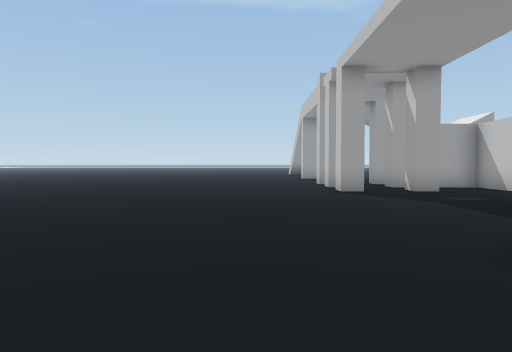
[1] (above)

24 first-person views from a walk through a 3-D level made in the Unity game engine. The camera is 1.5 m above the floor, tilts 2° down and sees 70° across. The floor is counted in squares, 2 m on a side. Each view is taken from the middle of a square. On the plan, view 1 faces up. The plan holds only what a view shows up to about 11 squares ahead; the rest is blank. The place goes on beyond the plan.

[2]
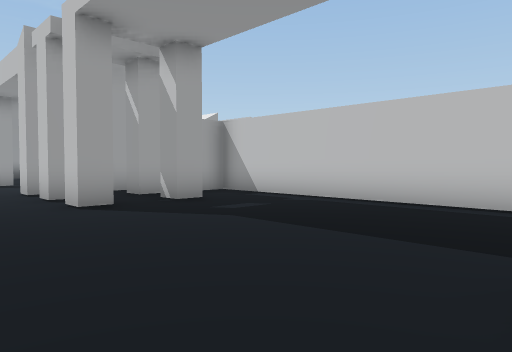

[3]
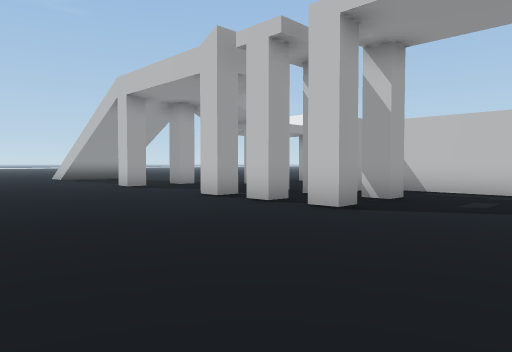

[4]
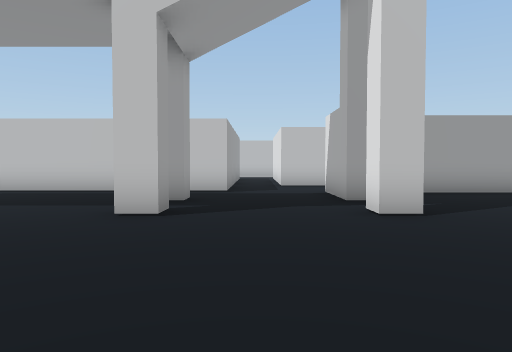

[5]
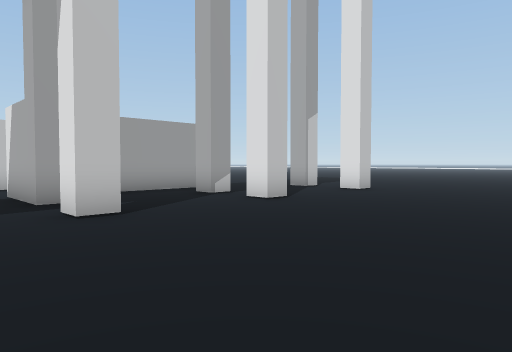

[6]
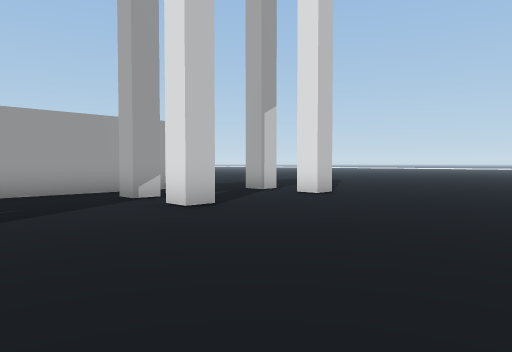

[7]
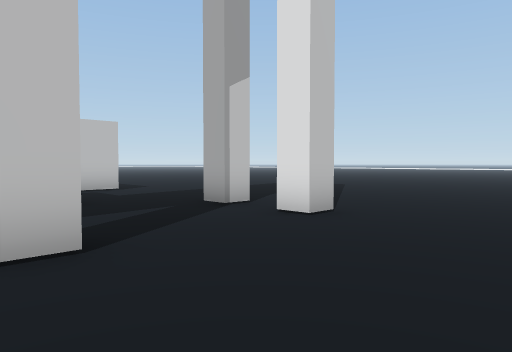

[8]
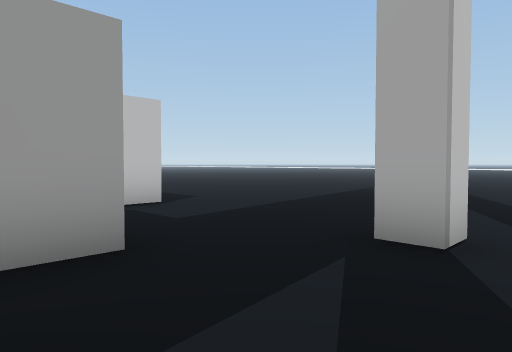

[9]
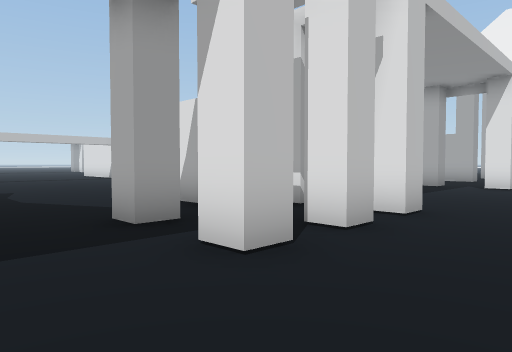

[10]
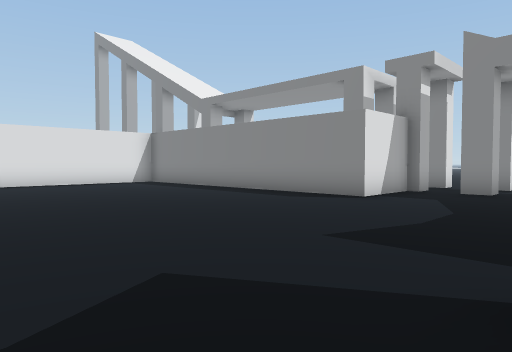

[11]
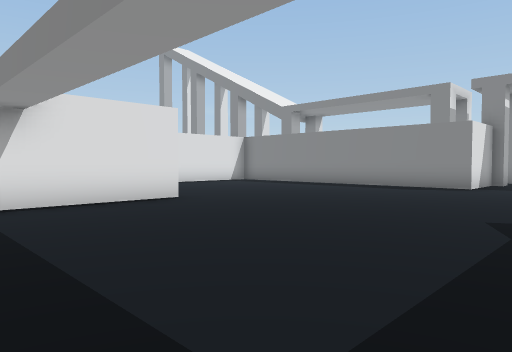

[12]
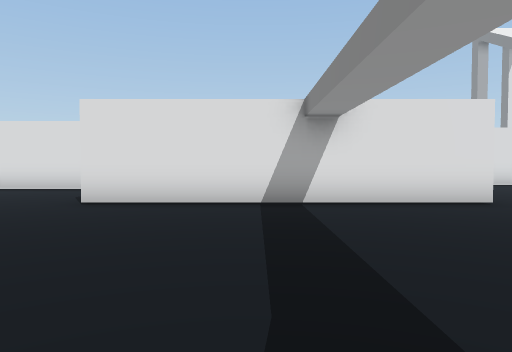

[13]
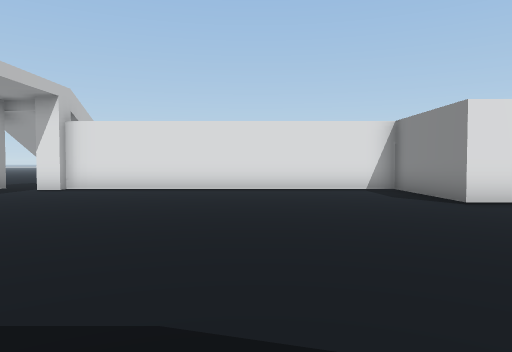

[14]
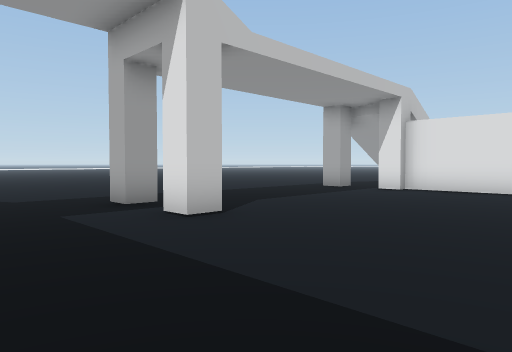

[15]
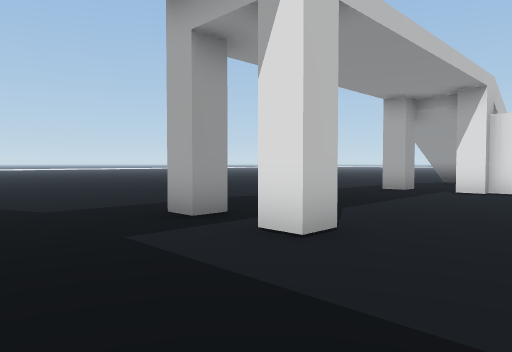

[16]
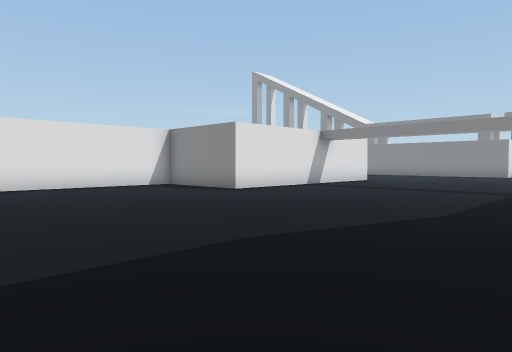

[17]
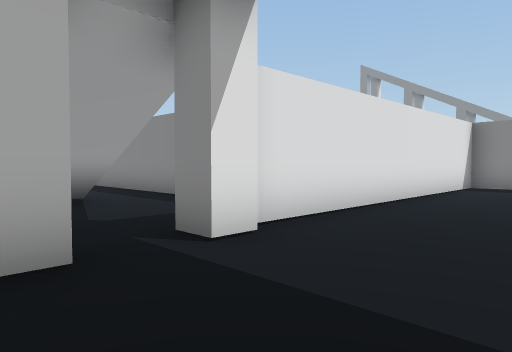

[18]
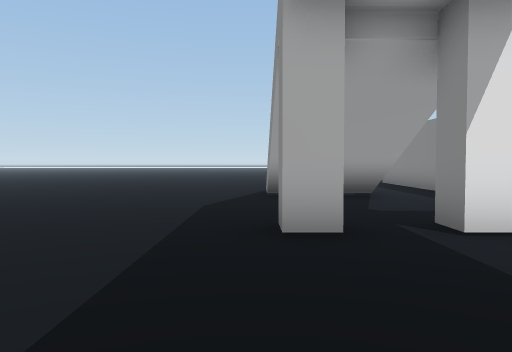

[19]
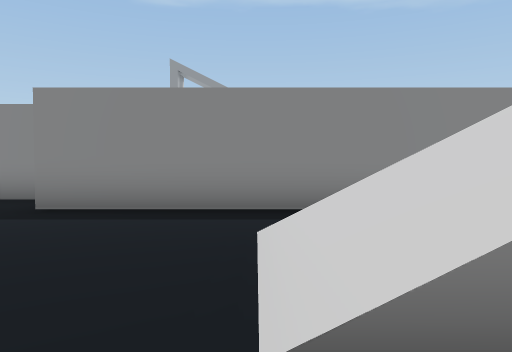

[20]
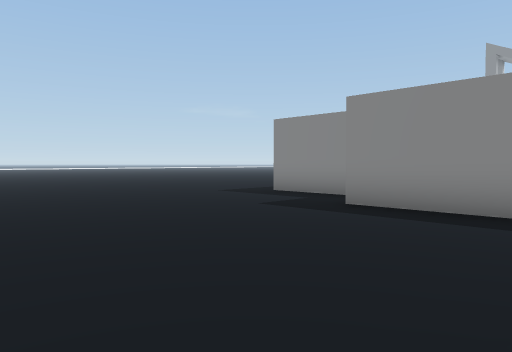

[21]
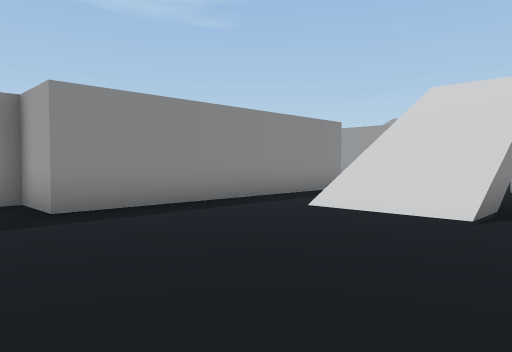

[22]
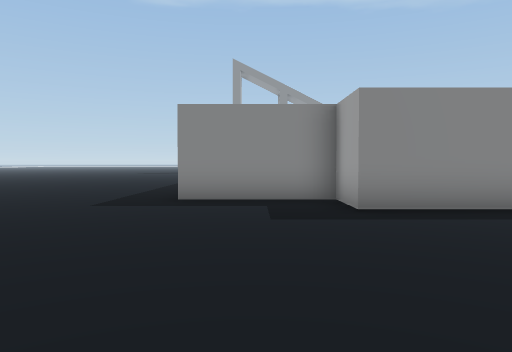

[23]
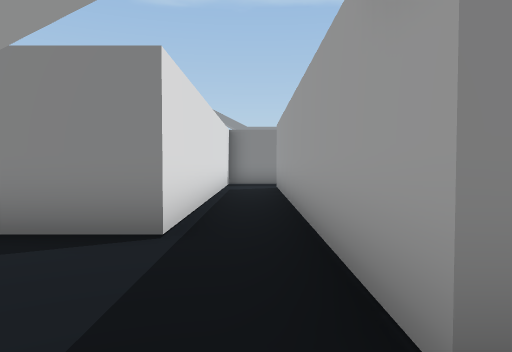

[24]
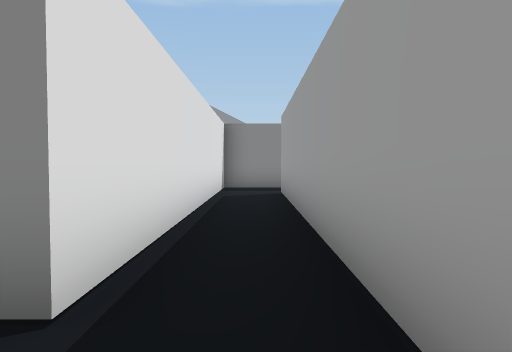

### Floor plan
Points are (right, up) in squares from view 1. A wall is a line through its corners. A room is listed if a view was taken in it or the views show most of it. See-through windows are left out.
Room 1 (views 1, 2, 3, 4, 5, 6, 7, 8, 9, 10, 11, 12, 13, 14, 15, 16, 17, 18, 19, 20, 21, 22, 23, 24)
walls: (13.6, 7.4) (21.2, 7.4) (21.2, 3.9) (30.2, 3.9); (7.8, 1.7) (6.5, 1.7) (6.5, 10.8) (4, 10.8) (4, 11.4) (4.6, 11.4); (19.3, 3.8) (19.3, 2.1) (28.4, 2.1) (28.4, -5.4) (26.8, -5.4) (26.8, -8.6); (4.6, 2.4) (4, 2.4) (4, 2.8); (4.6, 11.1) (6.8, 11.1) (6.8, 6.6); (2.9, 2.4) (2.1, 2.4) (2.1, 3) (2.8, 3); (4, -1.1) (4, -0.7) (6.2, -0.7); (4.6, 12.4) (4, 12.4) (4, 13) (4.6, 13) (4.6, 12.4); (2.7, 10.8) (2.1, 10.8) (2.1, 11.4) (2.7, 11.4) (2.7, 10.8); (2.9, 12.4) (2.1, 12.4) (2.1, 13) (2.9, 13); (2.1, -1.4) (2.1, -0.7) (2.9, -0.7); (5.9, -6.4) (5.9, -2.5); (4, -5.1) (4, -4.5) (4.8, -4.5); (9, -8.6) (9, -7.5); (2.1, -5.1) (2.1, -4.5) (2.9, -4.5); (4, -8.9) (4, -8.2) (4.8, -8.2); (30.1, 4.3) (30.9, 4.3) (30.9, 3.6) (20.8, 3.6); (2.1, -8.9) (2.1, -8.2) (2.9, -8.2); (32.7, 0.6) (32.7, -0.1)
ways out: opening at (7.5, -1); opening at (9, -10); opening at (20, 4.5); gap at (31, 4)

Where each view was taken, in squares from view 1:
view 1: 0 up, 0 right, facing up
view 2: 3 up, 0 right, facing up-right
view 3: 6 up, 3 left, facing up-right
view 4: 1 up, 3 left, facing right
view 5: 1 up, 3 left, facing down-right
view 6: 1 down, 3 left, facing down-right
view 7: 4 down, 1 left, facing down-right
view 8: 5 down, 3 right, facing down-right
view 9: 15 up, 0 right, facing down-right
view 10: 15 up, 14 right, facing down-left
view 11: 14 up, 18 right, facing down-left
view 12: 14 up, 18 right, facing down
view 13: 14 up, 25 right, facing down
view 14: 14 up, 26 right, facing down-right
view 15: 14 up, 28 right, facing down-right
view 16: 15 up, 28 right, facing down-left
view 17: 7 up, 33 right, facing down-left
view 18: 8 up, 33 right, facing down
view 19: 2 down, 34 right, facing left
view 20: 2 down, 34 right, facing down-left
view 21: 7 down, 34 right, facing up-left
view 22: 7 down, 34 right, facing left
view 23: 3 up, 32 right, facing left
view 24: 3 up, 30 right, facing left
